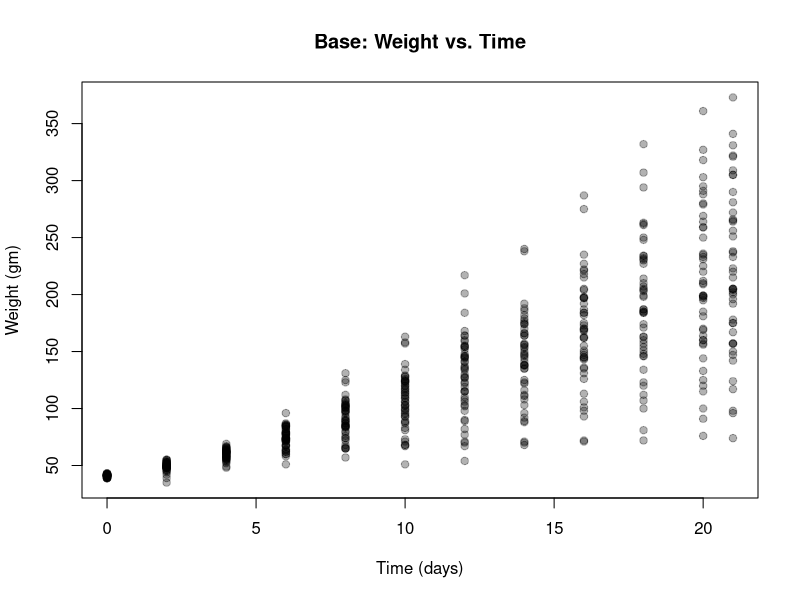
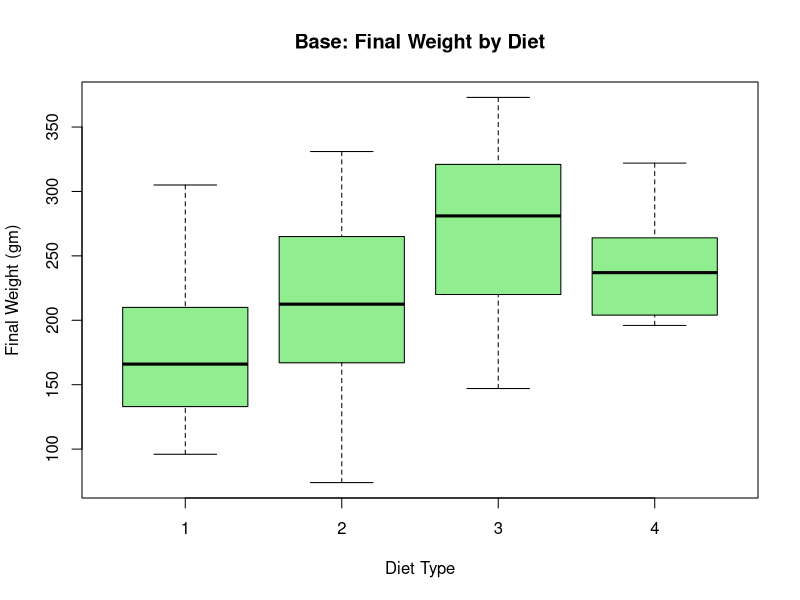
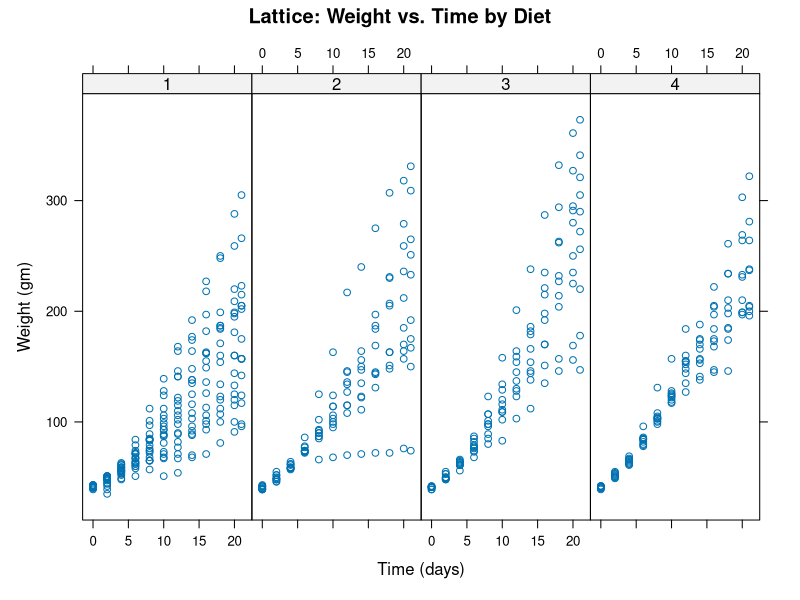
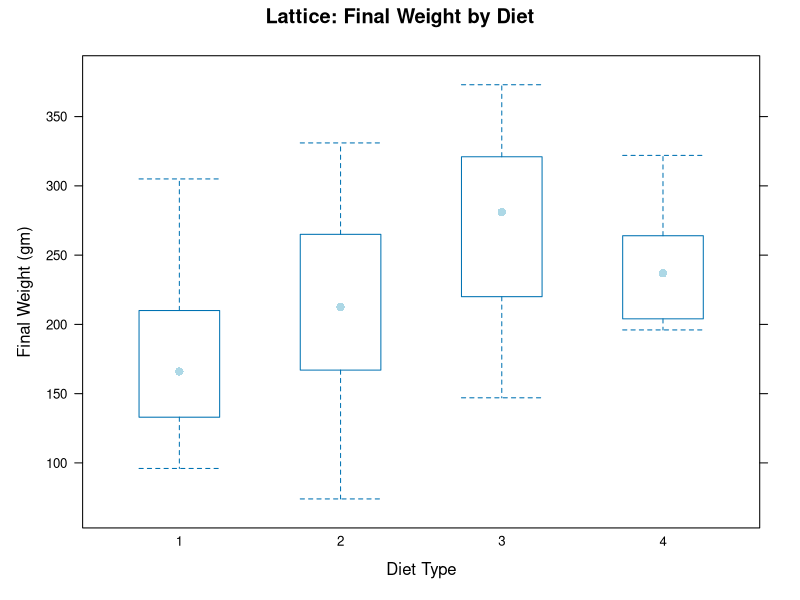
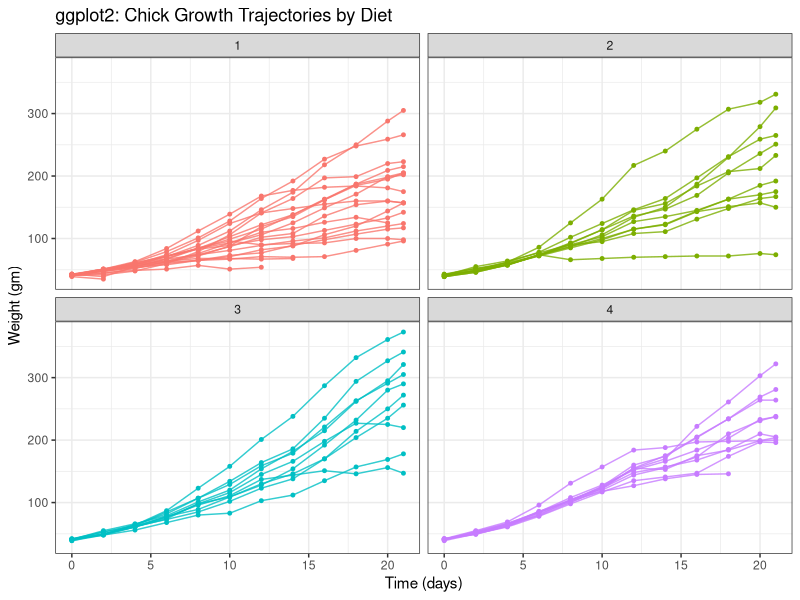

The R source for these figures, in order:
# Loads the 'ChickWeight' dataset from the 'datasets' package
data("ChickWeight", package = "datasets")

# --- 1. Base R Graphics ---

# Plot 1: Scatter plot (Weight vs. Time)
# This gives a general overview of growth.
plot(ChickWeight$Time, ChickWeight$weight,
     main    = "Base: Weight vs. Time",
     xlab    = "Time (days)",
     ylab    = "Weight (gm)",
     pch     = 19, # Use solid circles
     col     = rgb(0, 0, 0, 0.3)) # Use semi-transparent black

# Plot 2: Boxplot (Final Weight Distribution by Diet)
# Create a subset for only the final time point
final_weights <- subset(ChickWeight, Time == 21)

boxplot(weight ~ Diet,
        data = final_weights,
        main = "Base: Final Weight by Diet",
        xlab = "Diet Type",
        ylab = "Final Weight (gm)",
        col  = "lightgreen")


# --- 2. Lattice Graphics ---
# Load the lattice package
library(lattice)

# Conditional scatter plot (small multiples)
# This plots Weight vs. Time, creating a separate panel for each Diet.
# Corrected 'y ~ x | factor(group)'
xyplot(weight ~ Time | factor(Diet),
       data = ChickWeight,
       main = "Lattice: Weight vs. Time by Diet",
       xlab = "Time (days)",
       ylab = "Weight (gm)",
       layout = c(4, 1)) # Arrange panels in 1 row, 4 columns

# Box-and-whisker plot
# This plots the final weights (at Time == 21) by Diet, same as the base R plot.
# Corrected 'z ~ factor(category)' using the 'final_weights' data
bwplot(weight ~ factor(Diet),
       data = final_weights,
       main = "Lattice: Final Weight by Diet",
       xlab = "Diet Type",
       ylab = "Final Weight (gm)",
       col  = "lightblue")


# --- 3. ggplot2 ---
# Load the ggplot2 package
library(ggplot2)


ggplot(ChickWeight, aes(x = Time, y = weight, group = Chick, color = Diet)) +
  geom_line(alpha = 0.8) + # Add lines with slight transparency
  geom_point(size = 1) +   # Add points for each measurement
  facet_wrap(~ Diet) +     # Create a separate panel for each diet
  labs(title = "ggplot2: Chick Growth Trajectories by Diet",
       x = "Time (days)",
       y = "Weight (gm)") +
  theme_bw() +             # Use a clean black & white theme
  theme(legend.position = "none") # Hide legend
